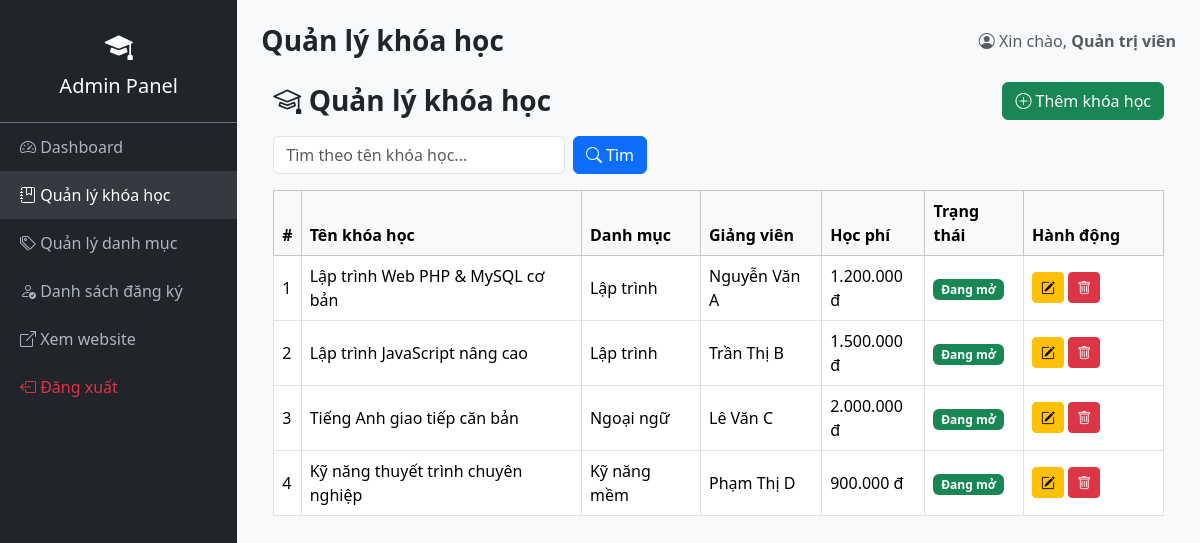
/admin/khoa-hoc/index.php (signed in), run on the app's committed database.
### tables this page shows
CREATE TABLE khoa_hoc (
    id INT AUTO_INCREMENT PRIMARY KEY,
    danh_muc_id INT NOT NULL,
    ten_khoa_hoc VARCHAR(150) NOT NULL,
    mo_ta TEXT DEFAULT NULL,
    giang_vien VARCHAR(100) DEFAULT NULL,
    hoc_phi DECIMAL(10,2) NOT NULL DEFAULT 0,
    thoi_luong VARCHAR(50) DEFAULT NULL,  
    hinh_anh VARCHAR(255) DEFAULT NULL,
    so_luong_toi_da INT DEFAULT 30,
    ngay_khai_giang DATE DEFAULT NULL,
    trang_thai TINYINT(1) DEFAULT 1,  
    created_at DATETIME DEFAULT CURRENT_TIMESTAMP,
    CONSTRAINT fk_khoahoc_danhmuc FOREIGN KEY (danh_muc_id)
        REFERENCES danh_muc(id) ON DELETE CASCADE ON UPDATE CASCADE
);

CREATE TABLE danh_muc (
    id INT AUTO_INCREMENT PRIMARY KEY,
    ten_danh_muc VARCHAR(100) NOT NULL,
    mo_ta VARCHAR(255) DEFAULT NULL,
    created_at DATETIME DEFAULT CURRENT_TIMESTAMP
);

### admin/khoa-hoc/index.php (the view, shortened to what this page needs)
<?php
require_once __DIR__ . '/../../config/database.php';
$page_title = 'Quản lý khóa học';
$keyword = isset($_GET['q']) ? trim($_GET['q']) : '';
$sql = "SELECT kh.*, dm.ten_danh_muc
        FROM khoa_hoc kh
        JOIN danh_muc dm ON kh.danh_muc_id = dm.id
        WHERE 1=1";
$params = [];
$sql .= " ORDER BY kh.created_at DESC";
$stmt = $pdo->prepare($sql);
$stmt->execute($params);
$danh_sach = $stmt->fetchAll();
require_once __DIR__ . '/../includes/admin_header.php';
?>
<div class="container-fluid my-4">
    <div class="d-flex justify-content-between align-items-center mb-3">
        <h3 class="fw-bold mb-0"><i class="bi bi-mortarboard"></i> Quản lý khóa học</h3>
        <a href="them.php" class="btn btn-success">
            <i class="bi bi-plus-circle"></i> Thêm khóa học
        </a>
    </div>
    <form method="GET" class="row g-2 mb-3">
        <div class="col-md-4">
            <input type="text" name="q" class="form-control" placeholder="Tìm theo tên khóa học..."
                   value="<?= htmlspecialchars($keyword) ?>">
        </div>
        <div class="col-auto">
            <button type="submit" class="btn btn-primary"><i class="bi bi-search"></i> Tìm</button>
        </div>
    </form>
    <div class="table-responsive">
        <table class="table table-bordered table-hover align-middle">
            <thead class="table-light">
                <tr>
                    <th>#</th>
                    <th>Tên khóa học</th>
                    <th>Danh mục</th>
                    <th>Giảng viên</th>
                    <th>Học phí</th>
                    <th>Trạng thái</th>
                    <th style="width: 140px;">Hành động</th>
                </tr>
            </thead>
            <tbody>
                <?php foreach ($danh_sach as $i => $kh): ?>
                    <tr>
                        <td><?= $i + 1 ?></td>
                        <td><?= htmlspecialchars($kh['ten_khoa_hoc']) ?></td>
                        <td><?= htmlspecialchars($kh['ten_danh_muc']) ?></td>
                        <td><?= htmlspecialchars($kh['giang_vien']) ?></td>
                        <td><?= number_format($kh['hoc_phi'], 0, ',', '.') ?> đ</td>
                        <td>
                            <?php if ($kh['trang_thai'] == 1): ?>
                                <span class="badge bg-success">Đang mở</span>
                            <?php else: ?>
                                <span class="badge bg-secondary">Đã đóng</span>
                            <?php endif; ?>
                        </td>
                        <td>
                            <a href="sua.php?id=<?= $kh['id'] ?>" class="btn btn-sm btn-warning">
                                <i class="bi bi-pencil-square"></i>
                            </a>
                            <a href="xoa.php?id=<?= $kh['id'] ?>" class="btn btn-sm btn-danger"
                               onclick="return confirm('Bạn có chắc muốn xóa khóa học này?');">
                                <i class="bi bi-trash"></i>
                            </a>
                        </td>
                    </tr>
                <?php endforeach; ?>
            </tbody>
        </table>
    </div>
</div>
<?php require_once __DIR__ . '/../includes/admin_footer.php'; ?>

### admin/includes/admin_header.php (shortened to what this page needs)
<?php
$current_dir = basename(dirname($_SERVER['PHP_SELF']));
if (!function_exists('menu_active')) {
    function menu_active(string $dir, string $current_dir): string {
        return $current_dir === $dir ? 'active' : '';
    }
}
?>
<!DOCTYPE html>
<html lang="vi">
<head>
    <link href="https://cdn.jsdelivr.net/npm/bootstrap@5.3.3/dist/css/bootstrap.min.css" rel="stylesheet">
    <link rel="stylesheet" href="https://cdn.jsdelivr.net/npm/bootstrap-icons@1.11.3/font/bootstrap-icons.css">
    <link rel="stylesheet" href="<?= BASE_URL ?>/assets/css/style.css">
</head>
<body>
<div class="d-flex">
    <div class="admin-sidebar" style="width: 240px;">
        <div class="text-center text-white py-4 border-bottom border-secondary">
            <i class="bi bi-mortarboard-fill fs-3"></i>
            <h5 class="mt-2 mb-0">Admin Panel</h5>
        </div>
        <a href="<?= BASE_URL ?>/admin/index.php" class="<?= menu_active('admin', $current_dir) ?>">
            <i class="bi bi-speedometer2"></i> Dashboard
        </a>
        <a href="<?= BASE_URL ?>/admin/khoa-hoc/index.php" class="<?= menu_active('khoa-hoc', $current_dir) ?>">
            <i class="bi bi-journal-bookmark"></i> Quản lý khóa học
        </a>
        <a href="<?= BASE_URL ?>/admin/danh-muc/index.php" class="<?= menu_active('danh-muc', $current_dir) ?>">
            <i class="bi bi-tags"></i> Quản lý danh mục
        </a>
        <a href="<?= BASE_URL ?>/admin/dang-ky/index.php" class="<?= menu_active('dang-ky', $current_dir) ?>">
            <i class="bi bi-person-check"></i> Danh sách đăng ký
        </a>
        <a href="<?= BASE_URL ?>/index.php" target="_blank">
            <i class="bi bi-box-arrow-up-right"></i> Xem website
        </a>
        <a href="<?= BASE_URL ?>/admin/logout.php" class="text-danger">
            <i class="bi bi-box-arrow-left"></i> Đăng xuất
        </a>
    </div>
    <div class="flex-grow-1 p-4">
        <div class="d-flex justify-content-between align-items-center mb-4">
            <h3 class="fw-bold mb-0"><?= isset($page_title) ? htmlspecialchars($page_title) : 'Trang quản trị' ?></h3>
            <span class="text-muted">
                <i class="bi bi-person-circle"></i> Xin chào, <strong><?= htmlspecialchars($_SESSION['admin_name'] ?? '') ?></strong>
            </span>
        </div>

### admin/includes/admin_footer.php (shortened to what this page needs)
    </div>
</div>
</body>
</html>

### dang-ky-khoa-hoc/assets/css/style.css (style rules this page uses)
body { font-family: 'Segoe UI', Roboto, Arial, sans-serif; background-color: #f8f9fa; }
.admin-sidebar { min-height: 100vh; background-color: #212529; }
.admin-sidebar a { color: #adb5bd; text-decoration: none; display: block; padding: 12px 20px; }
.admin-sidebar a:hover, .admin-sidebar a.active { background-color: #343a40; color: #fff; }

### data on the page
khoa_hoc: ten_khoa_hoc "Lập trình Web PHP & MySQL cơ bản", danh_muc.ten_danh_muc "Lập trình", giang_vien "Nguyễn Văn A", hoc_phi "1.200.000", trang_thai "Đang mở"
khoa_hoc: ten_khoa_hoc "Lập trình JavaScript nâng cao", danh_muc.ten_danh_muc "Lập trình", giang_vien "Trần Thị B", hoc_phi "1.500.000", trang_thai "Đang mở"
khoa_hoc: ten_khoa_hoc "Tiếng Anh giao tiếp căn bản", danh_muc.ten_danh_muc "Ngoại ngữ", giang_vien "Lê Văn C", hoc_phi "2.000.000", trang_thai "Đang mở"
khoa_hoc: ten_khoa_hoc "Kỹ năng thuyết trình chuyên nghiệp", danh_muc.ten_danh_muc "Kỹ năng mềm", giang_vien "Phạm Thị D", hoc_phi "900.000", trang_thai "Đang mở"

### other printed values
$page_title "Quản lý khóa học"
$_SESSION['admin_name'] "Quản trị viên"
